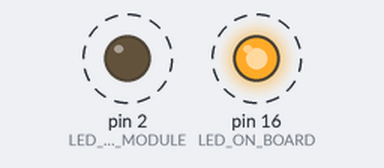
Simulated run of this sketch. Board: Arduino Uno, built with avr-gcc and run on an emulated ATmega328P. Parts: output pins drawn as LEDs (lit = HIGH). Dashed ring = blinking.

Above: at 3.5 s.
Timing chart, 0 to 7.6 s (numbered marks = the images above):
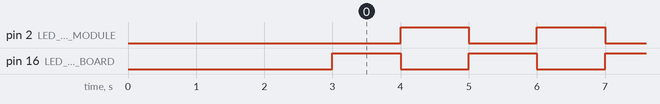

The sketch:

L01p01.ino
```cpp
#include <Arduino.h>
#define LED_ON_BOARD 16
#define LED_ON_MODULE 2
//===============================================
void setup()
{
    delay(3000);
    pinMode(LED_ON_BOARD, OUTPUT);
    pinMode(LED_ON_MODULE, OUTPUT);
}

void loop()
{
    digitalWrite(LED_ON_BOARD, HIGH);
    digitalWrite(LED_ON_MODULE, LOW);
    delay(1000);
    digitalWrite(LED_ON_BOARD, LOW);
    digitalWrite(LED_ON_MODULE, HIGH);
    delay(1000);
}
// ###############################################
```

Measured:
- by itself, pin 2 (LED_ON_MODULE), pin 16 (LED_ON_BOARD): alternates HIGH for 1.0 s and LOW for 1.0 s
